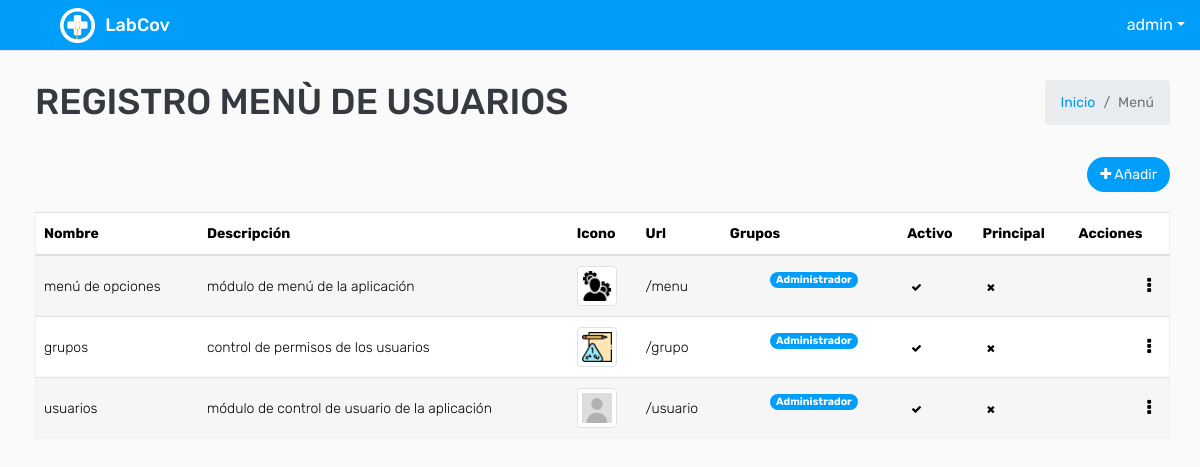
Before: /menu/ (signed in) with the older database file.
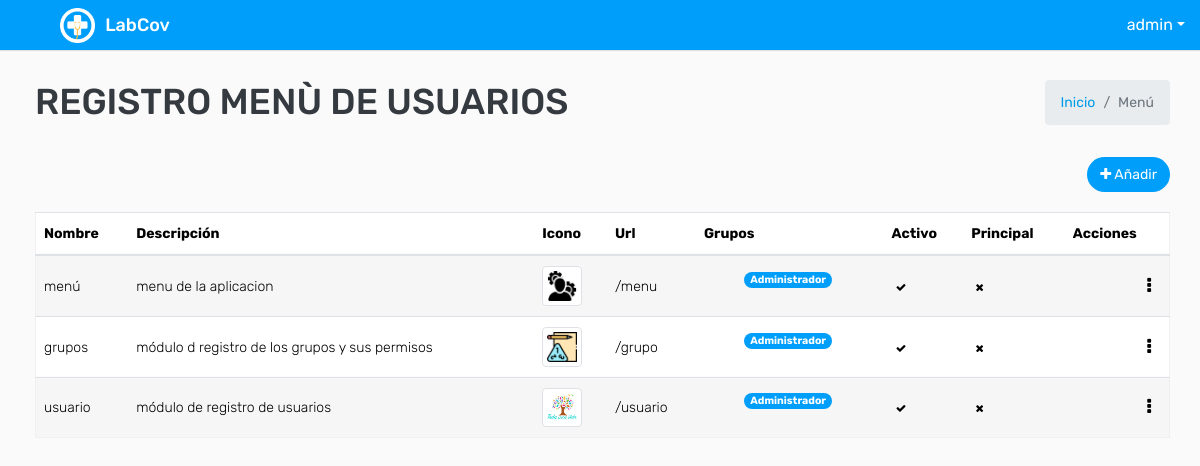
After: the same page with the newer database file.
### covid/models.py (models this page shows, shortened)
class ModeloBase(models.Model):
    class Meta:
        abstract = True
    """Model definition for ModeloBase."""
    fecha_creacion = models.DateTimeField(verbose_name='Fecha creación',auto_now_add=True)
    usuario_creacion = models.ForeignKey(settings.AUTH_USER_MODEL, verbose_name='Usuario Creación', related_name='+', blank=True, null=True,on_delete=models.PROTECT, editable=False)
    usuario_modificacion = models.ForeignKey(settings.AUTH_USER_MODEL, verbose_name='Usuario Modificación', related_name='+', blank=True, null=True,on_delete=models.PROTECT , editable=False)
    fecha_modificacion = models.DateTimeField(verbose_name='Fecha Modificación', auto_now=True)
    estado = models.BooleanField(default=True)

class Menu(ModeloBase):
    titulo = models.CharField(verbose_name='Título',max_length=200)
    descripcion = models.CharField( verbose_name='Descripciòn',max_length=200)
    icono = models.ImageField(verbose_name="icono", upload_to='icon/')
    url = models.CharField(verbose_name='Url', max_length=200)
    es_modulo_principal = models.BooleanField(default=False ,verbose_name='¿Es módulo principal?')
    principal = models.ForeignKey("self", null=True, blank=True, on_delete=models.CASCADE)
    grupo = models.ManyToManyField(Group, verbose_name='Grupos de usuario')
    activo = models.BooleanField(default=True)
    class Meta:
        verbose_name = 'Menu'
        verbose_name_plural = 'Menus'

### covid/views.py (the view)
# urls.py: path('menu/', key.MenuListView.as_view(), name="menu_listar") ,
class MenuListView(LoginRequiredMixin,PermissionRequiredMixin,ListView):
    permission_required = 'covid.view_menu'
    model = Menu
    template_name = "menu/menu_listar.html"
    def get_context_data(self, **kwargs):
        context = super().get_context_data(**kwargs)
        context['titulo'] = "Registro  Menù de usuarios"
        return context

### templates/menu/menu_listar.html (shortened to what this page needs)
{% extends 'plantillaBase.html' %} {% block content %}
<div class="row mt-2">
    <div class="col-sm-12 col-12 text-right m-b-20">
        {% if perms.covid.add_menu %}
        <a href="{% url 'menu_crear'%}" class="btn btn btn-primary btn-rounded float-right"><i class="fa fa-plus"></i>
            Añadir</a> {% endif %}
    </div>
</div>
<div class="row">
    <div class="col-md-12">
        <div class="table-responsive">
            <div id="DataTables_Table_0_wrapper" class="dataTables_wrapper dt-bootstrap4 no-footer">
                <div class="row">
                    <div class="col-sm-12">
                        <table class="table table-border table-striped custom-table  mb-0  no-footer" id="DataTables_Table_0" role="grid" aria-describedby="DataTables_Table_0_info">
                            <thead>
                                <tr>
                                    <th>Nombre</th>
                                    <th>Descripción</th>
                                    <th>Icono</th>
                                    <th>Url</th>
                                    <th>Grupos</th>
                                    <th>Activo</th>
                                    <th>Principal</th>
                                    <th>Acciones</th>
                                </tr>
                            </thead>
                            <tbody>
                                {% for dato in object_list %}
                                <tr>
                                    <td>{{ dato.titulo }}</td>
                                    <td>{{ dato.descripcion }}</td>
                                    {% if dato.icono %}
                                    <td><img src="{{dato.icono.url}}" class="img-thumbnail" width="40px"></td>{% else %}
                                    <td><a href="#">No tiene icono</a> </td> {% endif %}
                                    <td>{{ dato.url }}</td>
                                    <td>
                                        <ul>
                                            {% for dato in dato.grupo.all %}
                                            <li class="badge badge-pill badge-info">{{ dato }}</li>
                                            {% endfor %}
                                        </ul>
                                    </td>
                                    <td>
                                        {% if dato.activo == True%}
                                        <a class="badge " data-toggle="tooltip" data-placement="top" title="Activo"><span class="fa fa-check "></span></a> {% else %}
                                        <a class="badge " data-toggle="tooltip" data-placement="top" title="Activo"><span class="fa fa-times "></span></a> {% endif %}
                                    </td>
                                    <td>
                                        {% if dato.es_modulo_principal == True %}
                                        <a class="badge " data-toggle="tooltip" data-placement="top" title="Es principal"><span class="fa fa-check "></span></a> {% else %}
                                        <a class="badge" data-toggle="tooltip" data-placement="top" title="Es principal"><span class="fa fa-times "></span></a> {% endif %}
                                    </td>
                                    <td class="text-right">
                                        <div class="dropdown dropdown-action">
                                            <a class="action-icon dropdown-toggle" data-toggle="dropdown" aria-expanded="false"><i class="fa fa-ellipsis-v"></i></a>
                                        </div>
                                    </td>
                                </tr>
                                {% endfor %}
                            </tbody>
                        </table>
                    </div>
                </div>
            </div>
        </div>
    </div>
</div>
{% endblock %}

Changed rows visible on the page:
changed Menu "/menu": titulo "menú de opciones" → "menú"; descripcion "módulo de menú de la aplicación" → "menu de la aplicacion"
changed Menu "grupos": descripcion "control de permisos de los usuarios" → "módulo d registro de los grupos y sus permisos"
changed Menu "/usuario": titulo "usuarios" → "usuario"; descripcion "módulo de control de usuario de la aplicación" → "módulo de registro de usuarios"; icono: picture added in place of a placeholder
